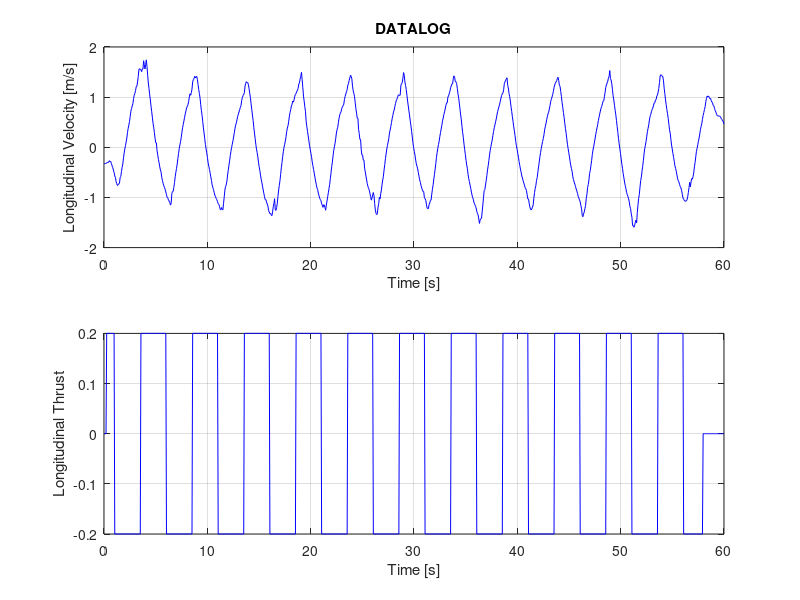
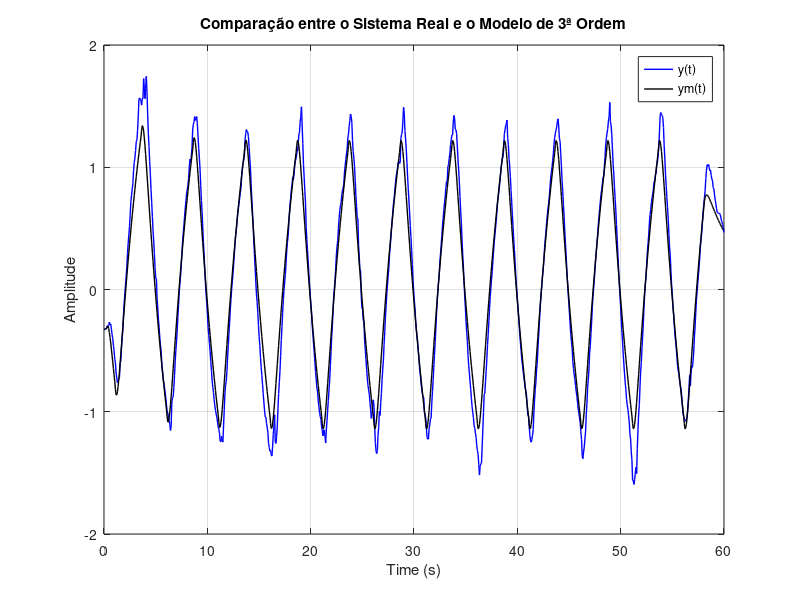

MATLAB code to generate these figures, in order:
%% Atividade A1: Estudo de caso para o controle de velocidade longitudinal de um quadricóptero.
%clear all; close all; clc;

%% Setup
% Carregando os dados
data = load('datalog_lon_vel.txt');
t = data(:,1);          % Coluna 1: tempo (s)
u = data(:,2);          % Coluna 2: comando [-1,1]
y = data(:,3);          % Coluna 3: velocidade [m/s]

t_sim = 60;             % tempo de simulação
Ts = 0.065;             % periodo de amostragem
N = round( t_sim/Ts ); %length(t)    % numero total de amostras

% Plot do Datalog
figure; 
% Velocidade longitudinal
subplot(2,1,1); plot(t, y, 'b'); grid on;
xlabel('Time [s]'); ylabel('Longitudinal Velocity [m/s]'); 
title('DATALOG', 'FontWeight', 'bold');
% Comando
subplot(2,1,2); plot(t, u, 'b'); grid on;
xlabel('Time [s]'); ylabel('Longitudinal Thrust')

%% Modelagem da Planta - 3ª Ordem
% G(z) = Y(Z)/U(Z) = b0*z^(-1) + b1*z^(-2) + b2*z^(-3) / 1 + a1*z^(-1) + a2*z^(-2) + a3*z^(-3)
% y[n] = -a1*y(n-1) -a2*y(n-2) -a3*y(n-3) + b0*u(n-1) + b1*u(n-2) + b2*u(n-3);

% Estimação dos parametros da eq. das diferenças

% Fatiando o datalog
t_i = 10; N_i = round(t_i/Ts);
t_f = 20; N_f = round(t_f/Ts);
u_i = u(N_i:N_f); y_i = y(N_i:N_f); N_id = length(y_i);

% Estimador dos Minimos Quadrados 
PHI=[];
for n=4:N_id
    PHI = [PHI ; [-y_i(n-1) -y_i(n-2) -y_i(n-3) u_i(n-1) u_i(n-2) u_i(n-3)] ];
end

theta = inv(PHI' * PHI) * PHI' * y_i(4:N_id);
a1 = theta(1); a2 = theta(2); a3 = theta(3); b0 = theta(4); b1 = theta(5); b2 = theta(6);

%% Simulação da saída estimada pelo modelo
ym = zeros(N,1);          % inicialização da saida estimada
ym(1:3) = y(1:3);         % condições iniciais

for n = 4:N
    ym(n) = -a1*ym(n-1) -a2*ym(n-2) -a3*ym(n-3) +b0*u(n-1) +b1*u(n-2) +b2*u(n-3);
end

%% Plot do modelo identificado
figure;
%plot(t, u, 'r', 'LineWidth', 1); hold on;
plot(t, y, 'b', 'LineWidth', 1);  hold on;
plot(t(1:length(t)-1), ym, 'k', 'LineWidth', 1);

legend('y(t)', 'ym(t)', 'Location', 'northeast');
xlabel('Time (s)'); ylabel('Amplitude');
title('Comparação entre o Sistema Real e o Modelo de 3ª Ordem');
grid on;

%% Salvando o modelo
model.Az = [1 a1 a2 a3];
model.Bz = [0 b0 b1 b2];
model.Ts = Ts;
save 'sys_mod02.mat' model;


